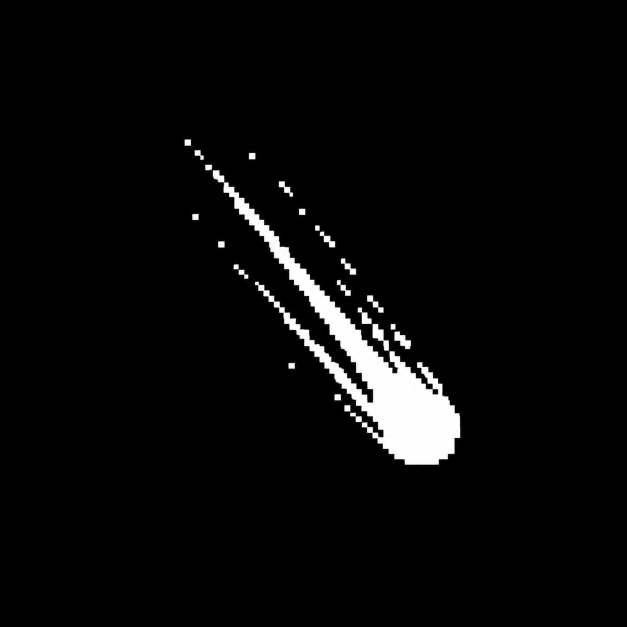
#> input picture dist/Komet.png, 1254 x 1254 px (shown at 1/2 size)
$ python -i gen-icons.py   (imports and definitions only)
#> lines starting #> are read from the running program, lines starting #| are printed output that depends on the picture
#!/usr/bin/env python3
"""Regenerate multi-platform icons from the single master artwork dist/logo.png.

Outputs:
- dist/komet.png: 1024x1024 RGBA squircle with transparent outer corners (Linux, AppImage, UI)
- dist/macos/icon-1024.png: 1024x1024 RGBA squircle following Apple HIG margins & subtle drop shadow
- dist/windows/komet.ico: multi-resolution ICO (16, 24, 32, 48, 64, 128, 256) with alpha channel
- dist/icons/hicolor/<size>x<size>/apps/komet.png: standard FreeDesktop icon hierarchy
- dist/komet_logo.svg: SVG wrapper (data-URI PNG) of the official squircle logo
- komet-site/public/komet-logo.svg: same SVG wrapper for the marketing site

Usage:
  python3 scripts/gen-icons.py
"""

import os
from collections import deque
from PIL import Image, ImageFilter

ROOT = os.path.dirname(os.path.dirname(os.path.abspath(__file__)))
SRC_LOGO = os.path.join(ROOT, "dist", "logo.png")

HICOLOR_SIZES = [16, 24, 32, 48, 64, 128, 256, 512, 1024]
ICO_SIZES = [(16, 16), (24, 24), (32, 32), (48, 48), (64, 64), (128, 128), (256, 256)]


def extract_squircle(master_path: str) -> Image.Image:
    """Extract squircle with anti-aliased alpha transparency in the outer corners."""
#> called with master_path = '../dist/Komet.png'
    img = Image.open(master_path).convert("RGBA")
    w, h = img.size
#> w = 1254; h = 1254
    pixels = img.load()

    # Mask: 255 inside squircle, 0 outside
    mask = Image.new("L", (w, h), 255)
#> mask: PIL image 1254x1254 L; every value is 255
    mask_px = mask.load()

    visited = [[False] * h for _ in range(w)]
    q = deque([(0, 0), (w - 1, 0), (0, h - 1), (w - 1, h - 1)])
    for x, y in q:
        visited[x][y] = True
        mask_px[x, y] = 0

    # Flood fill connected black corner pixels
    while q:
        cx, cy = q.popleft()
        for dx, dy in [(-1, 0), (1, 0), (0, -1), (0, 1)]:
            nx, ny = cx + dx, cy + dy
            if 0 <= nx < w and 0 <= ny < h and not visited[nx][ny]:
                # Pixels in the outer corners are black (<= 2)
                if max(pixels[nx, ny][:3]) <= 2:
                    visited[nx][ny] = True
                    mask_px[nx, ny] = 0
                    q.append((nx, ny))

    # Anti-alias mask edge
    smooth_mask = mask.filter(ImageFilter.GaussianBlur(radius=1.5))
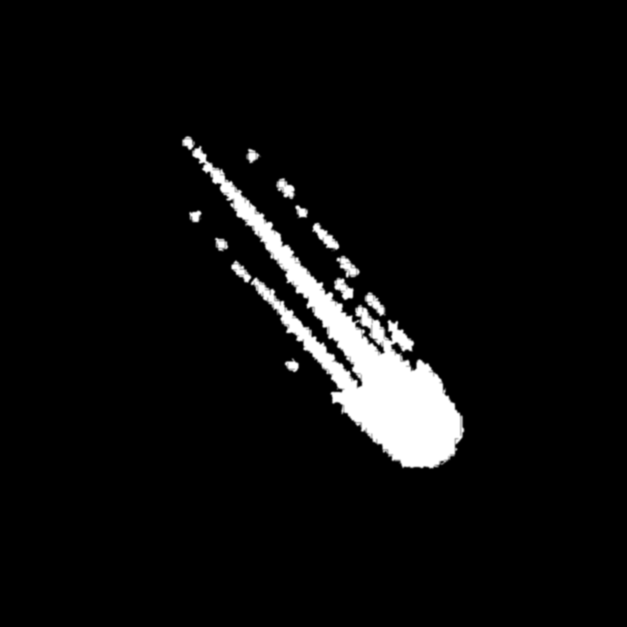
#> smooth_mask: PIL image 1254x1254 L (shown at 1/2 size); min 0, max 255, mean 12.5
    img.putalpha(smooth_mask)
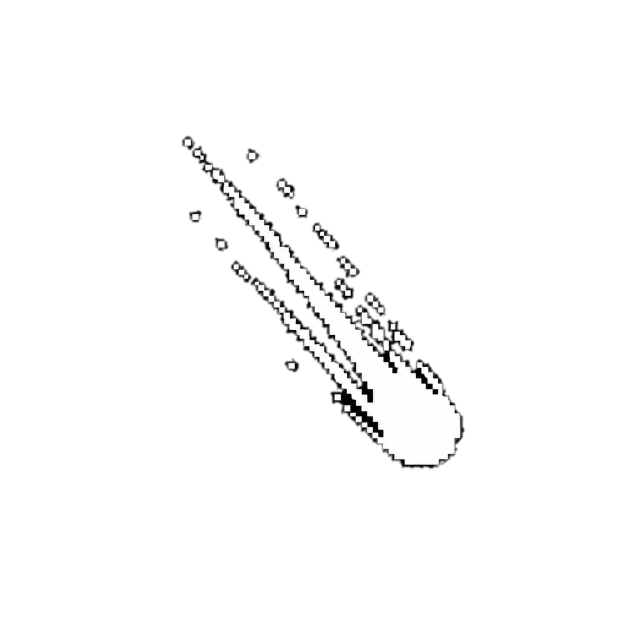
#> img: PIL image 1254x1254 RGBA (shown at 1/2 size); mean R, G, B, A 9.1, 9, 9, 12.5; transparent parts drawn white
    return img


# [78 lines left out: functions generate_macos_icon, generate_logo_svg, main, not called in this run]


# [2 lines not run here, left out]

>>> result = extract_squircle('../dist/Komet.png')
